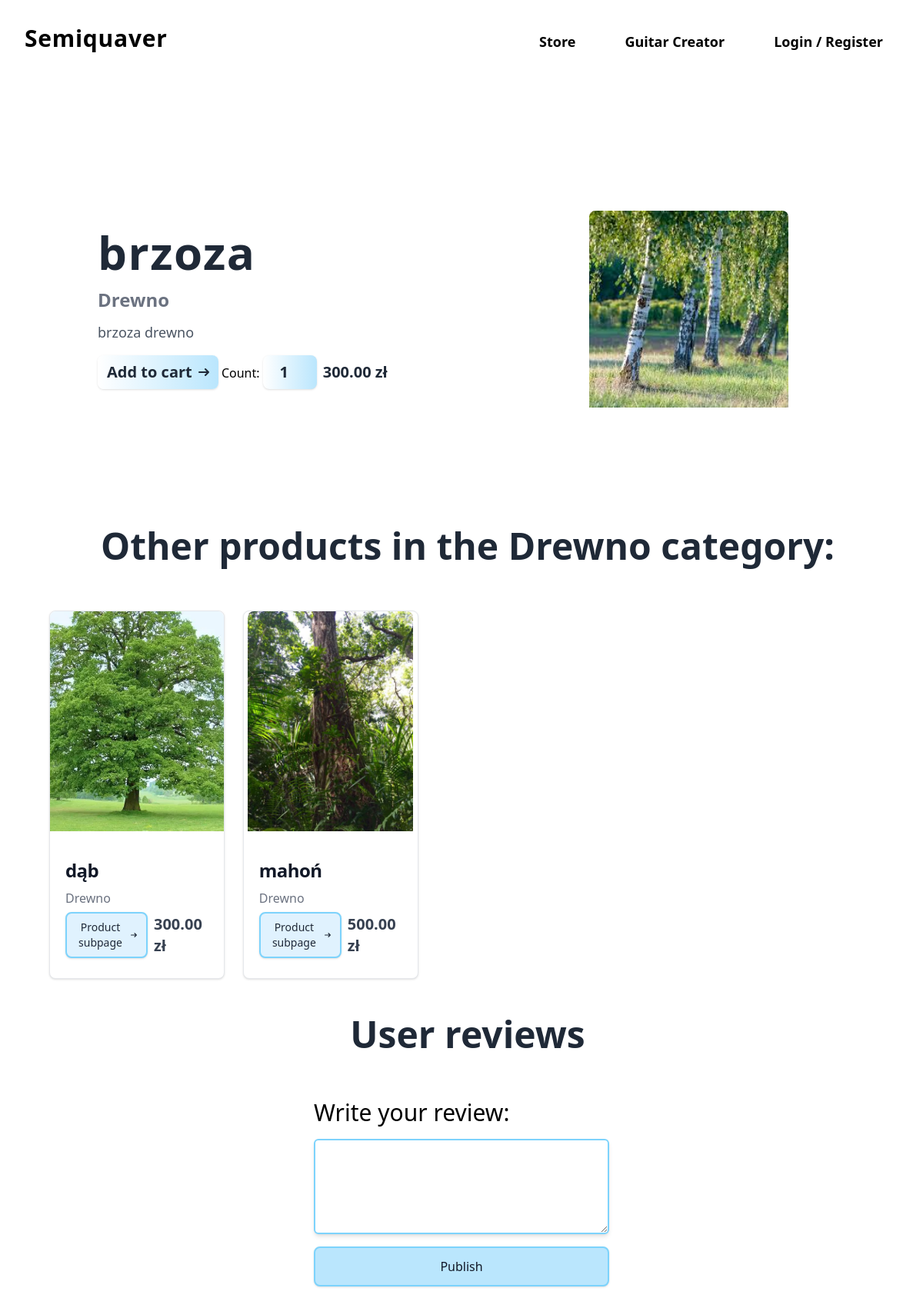
Screenshot of /sklep_muzyczny/html/product.php?id=20 with the database file from the repository.
### tables this page shows
CREATE TABLE `produkt` (
  `Id_produktu` bigint(20) NOT NULL,
  `Nazwa_produktu` varchar(50) NOT NULL,
  `Opis_produktu` text DEFAULT NULL,
  `Cena_jednostkowa` decimal(8,2) NOT NULL,
  `Zdjecie_produktu` varchar(50) NOT NULL,
  `Id_kategorii_produktu` int(11) DEFAULT NULL
);

CREATE TABLE `kategoria_produktu` (
  `Id_kategorii_produktu` int(11) NOT NULL,
  `Nazwa_kategorii_produktu` varchar(60) NOT NULL,
  `Opis_kategorii_produktu` text DEFAULT NULL
);

### sklep_muzyczny/html/product.php (the view, shortened to what this page needs)
<?php
include "../components/product_comp.php";
$conn = connect();
if (isset($_GET['id'])) {
    $product_id = $_GET['id'];
    $query = "SELECT produkt.Id_produktu, produkt.Nazwa_produktu, produkt.Opis_produktu, produkt.Cena_jednostkowa, produkt.Zdjecie_produktu,
                     kategoria_produktu.Nazwa_kategorii_produktu, kategoria_produktu.Id_kategorii_produktu
              FROM produkt
              INNER JOIN kategoria_produktu ON produkt.Id_kategorii_produktu = kategoria_produktu.Id_kategorii_produktu
              WHERE produkt.Id_produktu = ?;";
    $stmt = mysqli_prepare($conn, $query);
    mysqli_stmt_bind_param($stmt, 'i', $product_id);
}
if (!mysqli_stmt_execute($stmt)) {
    die("Statement execution failed: " . mysqli_stmt_error($stmt));
}
$result = mysqli_stmt_get_result($stmt);
$products = mysqli_fetch_all($result, MYSQLI_ASSOC);
$product = $products[0];
$conn = connect();
$categoryId = $product["Id_kategorii_produktu"];
$query = "SELECT produkt.Id_produktu, produkt.Nazwa_produktu, produkt.Opis_produktu, produkt.Cena_jednostkowa, produkt.Zdjecie_produktu,
                 kategoria_produktu.Nazwa_kategorii_produktu, kategoria_produktu.Id_kategorii_produktu
          FROM produkt
          INNER JOIN kategoria_produktu ON produkt.Id_kategorii_produktu = kategoria_produktu.Id_kategorii_produktu
          WHERE kategoria_produktu.Id_kategorii_produktu = ? AND produkt.Id_produktu <> ? ;";
$stmt = mysqli_prepare($conn, $query);
mysqli_stmt_bind_param($stmt, 'ii', $categoryId, $product["Id_produktu"]);
mysqli_stmt_execute($stmt);
$result = mysqli_stmt_get_result($stmt);
$categoryProducts = mysqli_fetch_all($result, MYSQLI_ASSOC);
$categoryProductsCount = count($categoryProducts);
?>
<!DOCTYPE html>
<html lang="en">
<head>
     <link rel="stylesheet" href="../css/background_image.css">
    <script src="https://cdn.tailwindcss.com"></script>
</head>
<body>
    <div class="w-full">
        <?php
        include "../components/header.php";
        ?>
        <main class="p-6 flex flex-col justify-center">
            <div class="m-[250px_0_108px_0] flex justify-around">
                <header class="max-w-[40%] p-6">
                    <h1 class="mb-4 tracking-wide text-6xl text-gray-800 font-bold"><?php echo $product["Nazwa_produktu"]; ?></h1>
                    <a href="store.php?category=<?php echo $product["Id_kategorii_produktu"]; ?>" class="text-2xl text-gray-500 font-semibold hover:text-sky-600"><?php echo $product["Nazwa_kategorii_produktu"]; ?></a>
                    <p class="mt-3 mb-4 text-lg text-gray-600 font-medium"><?php echo $product["Opis_produktu"]; ?></p>
                    <div class="flex justify-between items-center">
                        <form action="../handlers/cart_add.php?id=<?php echo $product["Id_produktu"]; ?>" method="post">
                            <button type="submit" class="inline-flex items-center px-3 py-2 text-xl font-semibold text-center text-gray-800 bg-gradient-to-r from-white to-sky-200 rounded-lg shadow">
                                Add to cart
                                <svg class="rtl:rotate-180 w-3.5 h-3.5 ms-2" aria-hidden="true" xmlns="http://www.w3.org/2000/svg" fill="none" viewBox="0 0 14 10">
                                    <path stroke="currentColor" stroke-linecap="round" stroke-linejoin="round" stroke-width="2" d="M1 5h12m0 0L9 1m4 4L9 9"/>
                                </svg>
                            </button>
                            <label for="count"> Count:
                                <input type="number" name="count" id="count" min="1" max="10" value="1" class="w-[70px] px-3 py-2 text-xl font-semibold text-center text-gray-800 bg-gradient-to-r from-white to-sky-200 rounded-lg shadow">
                            </label>
                        </form>
                        <p class="text-xl text-gray-800 p-2 font-semibold"><?php echo $product["Cena_jednostkowa"]; ?> zł</p>
                    </div>
                </header>
                <div class="max-w-[40%] min-w-[35%] flex justify-center">
                    <img class="rounded-t-lg max-h-[40vh]" src="<?php echo $product["Zdjecie_produktu"]; ?>" alt="product image" />
                </div>
            </div>
        </main>
        <aside class=" p-6">
            <h3 class="pl-4 text-5xl text-gray-800 font-bold mb-[60px] text-center">Other products in the <?php echo $product["Nazwa_kategorii_produktu"]; ?> category:</h3>
            <div class="grid grid-cols-[1fr_1fr_1fr_1fr_1fr_1fr] gap-6 pl-10 pr-10">
            <?php
                    if ($categoryProductsCount == 0) {
                        echo "<h3 class=\"mb-4 text-lg text-bold text-gray-700\">Nothing found in the category, perhaps you are searching for a medieval lute?</h3> <a href=\"https://en.wikipedia.org/wiki/Lute\" class=\"text-lg text-semibold text-sky-300\">Lute info</a>";
                    } else {
                        foreach ($categoryProducts as $categoryProduct) {
                            echo product($categoryProduct["Id_produktu"], $categoryProduct["Nazwa_produktu"], $categoryProduct["Cena_jednostkowa"], $categoryProduct["Zdjecie_produktu"], $categoryProduct["Id_kategorii_produktu"], $categoryProduct["Nazwa_kategorii_produktu"], 25, null);
                        }
                    }
                    ?>
            </div>
        </aside>
        <section class="p-6">
            <div class="flex flex-col items-center">
                <h3 class="pl-4 text-5xl font-bold text-gray-800 mb-[60px] text-center">User reviews</h3>
                <form action="../handlers/review.php?id=<?php echo $product["Id_produktu"]; ?>" method="post" class="flex flex-col gap-4 w-1/3">
                    <label for="review" class="text-semibold text-3xl">Write your review: </label>
                    <textarea class="shadow-md border-2 border-sky-300 rounded-md p-3 " type="text" id="review" name="review" rows="4"></textarea>
                    <button type="submit" class="w-full
                     self-start px-4 py-3 text-md font-medium text-center border-2 transition duration-350 border-sky-300 text-gray-900 bg-sky-200 hover:bg-sky-300 rounded-lg shadow">Publish</button>
                </form>
            </div>
            <div class="p-6">
            </div>
        </section>
    </div>
</body>
</html>

### sklep_muzyczny/components/product_comp.php (shortened to what this page needs)
<?php
function product($productId, $productName, $productPrice, $productImage, $categoryId, $productCategory, $productWidth, $productCount)
{
    $guitarCreatorAddButton = '';
    $mult = ($productCount)? $productCount . " x" : "" ;
    echo <<<EOF
<div class="basis-[$productWidth%] bg-white border border-gray-200 rounded-lg shadow flex flex-col justify-between">
    <a href="./product.php?id=$productId" class="h-[60%] flex justify-center">
        <img class="rounded-t-lg object-cover" src="$productImage" alt="product image" />
    </a>
    <div class="p-5">
        <a href="./product.php?id=$productId">
            <h5 class="mb-2 text-2xl font-bold tracking-tight text-gray-900">$productName</h5>
        </a>
        <a href="./store.php?category=$categoryId#searchResult" class="mb-6 font-normal text-gray-500 hover:text-sky-600">$productCategory</a>
        <div class="flex justify-between items-center">
        <a href="./product.php?id=$productId" class="inline-flex items-center px-3 py-2 text-sm font-medium text-center border-2 border-sky-300 text-gray-800 bg-sky-100 hover:bg-sky-200 rounded-lg shadow">
            Product subpage
            <svg class="rtl:rotate-180 w-3.5 h-3.5 ms-2" aria-hidden="true" xmlns="http://www.w3.org/2000/svg" fill="none" viewBox="0 0 14 10">
                <path stroke="currentColor" stroke-linecap="round" stroke-linejoin="round" stroke-width="2" d="M1 5h12m0 0L9 1m4 4L9 9"/>
            </svg>
        </a>
        $guitarCreatorAddButton
        <p class="text-xl text-gray-700 p-2 font-semibold">$mult $productPrice zł</p>
        </div>
    </div>
</div>
EOF;
}

### rows the page displays
produkt: Nazwa_produktu "brzoza", Id_kategorii_produktu.Nazwa_kategorii_produktu "Drewno", Opis_produktu "brzoza drewno", Cena_jednostkowa "300.00", Zdjecie_produktu (picture)
produkt: Zdjecie_produktu (picture), Nazwa_produktu "dąb", Id_kategorii_produktu.Nazwa_kategorii_produktu "Drewno", Cena_jednostkowa "300.00"
produkt: Zdjecie_produktu (picture), Nazwa_produktu "mahoń", Id_kategorii_produktu.Nazwa_kategorii_produktu "Drewno", Cena_jednostkowa "500.00"
